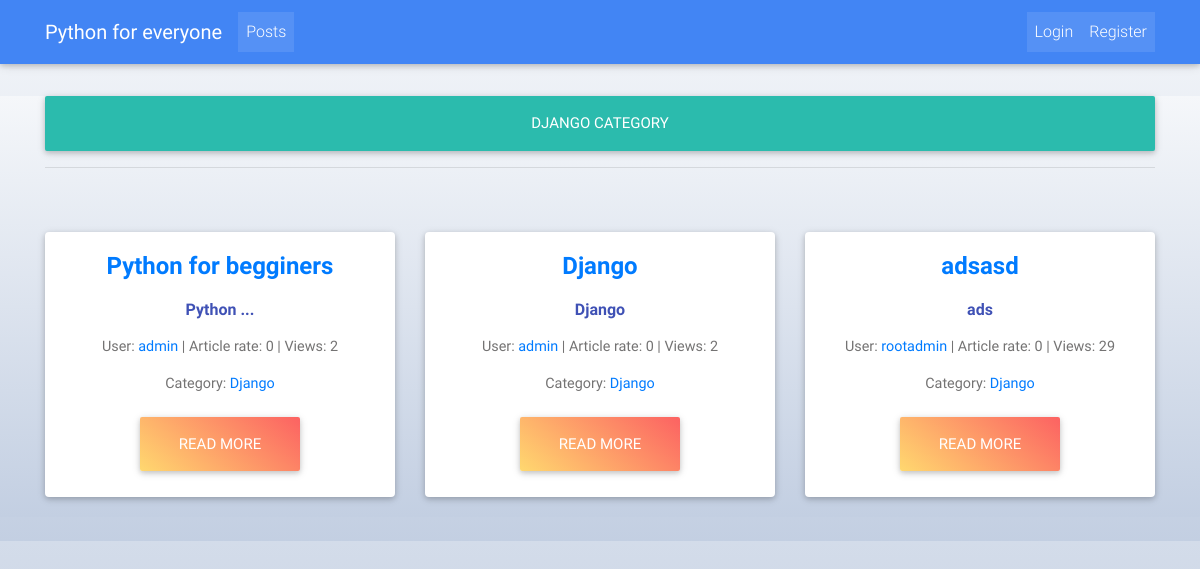
Before: /posts/category/Django/ with the older database file.
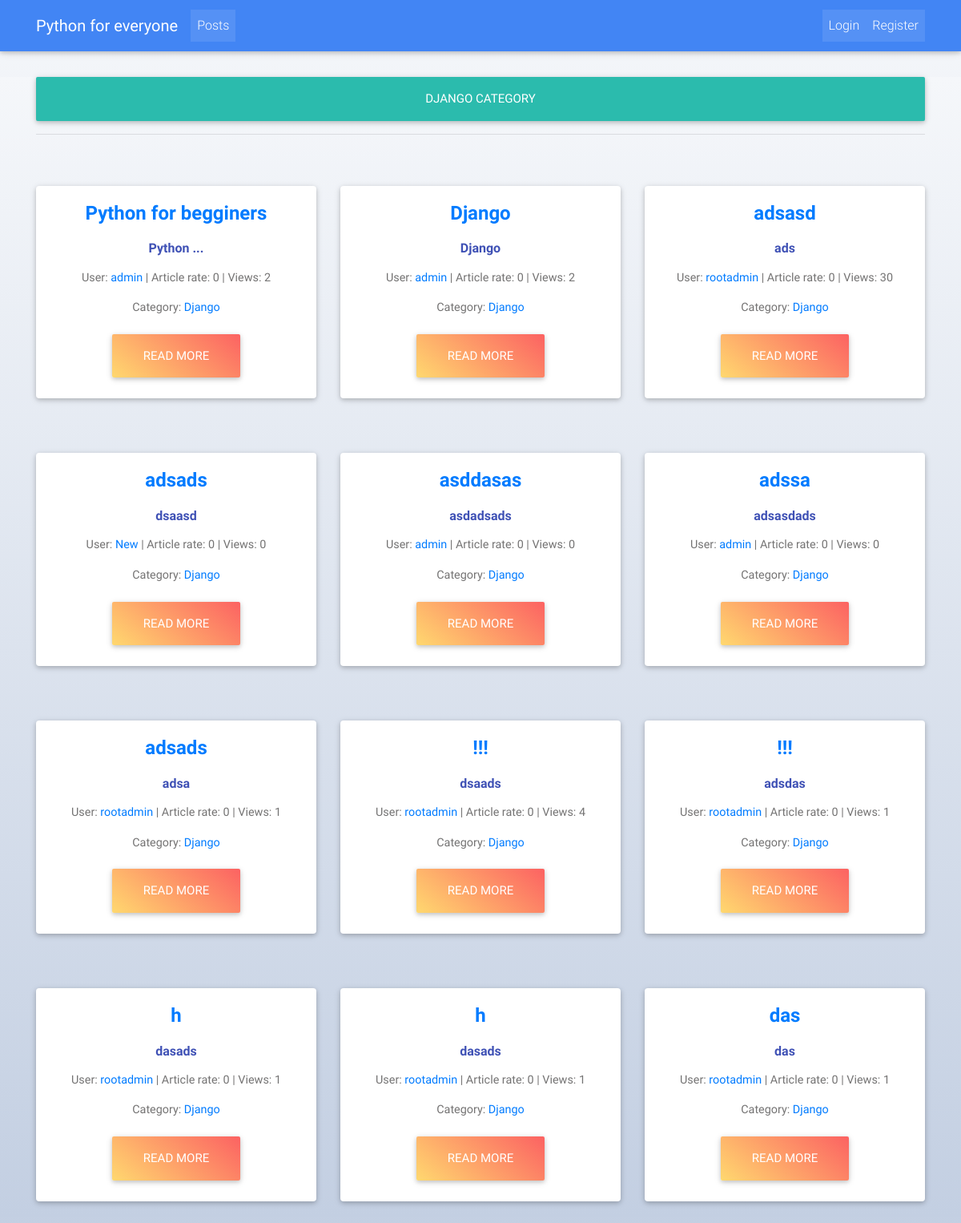
After: the same page with the newer database file.
### post/models.py (models this page shows, shortened)
class Posts(models.Model):
    user = models.ForeignKey(User, on_delete=models.CASCADE)
    title = models.CharField(max_length=50)
    content = models.TextField()
    image = models.ImageField(upload_to='media',
                              null=True,
                              blank=True,
                             )
    rate = models.PositiveSmallIntegerField(default=0)
    views = models.PositiveIntegerField(default=0)
    updated_at = models.DateTimeField(auto_now_add=False, auto_now=True)
    timestamp = models.DateTimeField(auto_now_add=True, auto_now=False)
    category = models.ForeignKey(Category, on_delete=models.CASCADE)
    objects = PostManager()
    likes = GenericRelation(Like)
    def get_user_url(self):
        return reverse("accounts:account", kwargs={"id": self.user_id})
    def get_absolute_url(self):
        return reverse("post:detail_page", kwargs={"id": self.id})

class Category(models.Model):
    name = models.CharField(max_length=50)
    content = models.TextField()
    image = models.ImageField(upload_to='media',
                              null=True,
                              blank=True,
                              )

### post/views.py (the view)
# urls.py: re_path('^category/(?P<slug>[-\w]+)/$', category_detail_view, name='category_detail_view'),
def category_detail_view(request, slug):
    posts = Posts.objects.filter(category__name=slug)
    context = {
        "posts": posts,
        "category": slug
    }
    return render(request, "home/category.html", context)

### templates/home/category.html (shortened to what this page needs)
{% extends "home/base.html" %}
{% block content %}
<br><br>
<div style="background: linear-gradient(#f5f7fa, #c3cfe2);">
    <div class="container">
        <div class="col-xs-10 col-xs-offset-2">
            <div class="row">
                <div class="container">
                <h2 class="btn btn-default btn-lg btn-block">{{ category }} category</h2>
                <hr>
                </div>
                {% if posts %}
                    {% for post in posts %}
                        {% if forloop.counter0|divisibleby:3 %}
                            </div><br><br><div class="row">
                        {% endif %}
                            <div class="col-xs-12 col-sm-6 col-md-4" style="margin-bottom: 20px;">
                                <div class="card card-cascade width_card">
                                  <div class="card-body card-body-cascade text-center">
                                    <h4 class="card-title"><strong><a href="{{ post.get_absolute_url }}">{{ post.title }}</a></strong></h4>
                                    <h6 class="font-weight-bold indigo-text py-2">{{ post.content|truncatechars:20 }}</h6>
                                    <p class="card-text"> User: <a href="{{ post.get_user_url }}">{{ post.user.username }}</a> | Article rate: {{ post.rate }} | Views: {{ post.views }}</p>
                                    <p class="card-text"> Category: <a href="{% url "post:category_detail_view" slug=post.category.name %}">{{ post.category.name }}</a></p>
                                    <a href="{{ post.get_absolute_url }}" class="btn peach-gradient btn-lg ">Read more</a>
                                  </div>
                                </div>
                            </div>
                    {% endfor %}
                {% else %}
                    <h3 class="alert alert-info text-center">Ops, we haven't posts with this category</h3>
                {% endif %}
            </div>
        </div>
        </div>
    </div>
{% endblock %}

### templates/home/base.html (shortened to what this page needs)
{% load staticfiles %}
<!DOCTYPE html>
<html lang="en" class="full-height">
<head>
    <link rel="stylesheet" href="{% static "css/bootstrap.min.css" %}">
    <link rel="stylesheet" href="https://maxcdn.bootstrapcdn.com/font-awesome/4.7.0/css/font-awesome.min.css">
    <link rel="stylesheet" href="{% static "css/compiled.min.css" %}">
    <link rel="stylesheet" href="{% static "css/style.css" %}">
    <link rel="stylesheet" href="{% static "css/custom_style.css" %}">
</head>
<body style="background: linear-gradient(#f5f7fa, #c3cfe2);">
<nav class="navbar navbar-expand-lg navbar-dark primary-color fixed-top scrolling-navbar">
    <div class="container">
      <a class="navbar-brand" href="{% url "start:home" %}">
        <strong>Python for everyone</strong>
      </a>
      <div class="collapse navbar-collapse" id="navbarSupportedContent-7">
        <ul class="navbar-nav mr-auto">
          <li class="nav-item active">
            <a class="nav-link" href="{% url "post:home_page" %}">Posts
            </a>
          </li>
        </ul>
          <ul class="navbar-nav nav-flex-icons">
              {% if request.user.is_authenticated %}
                  <li class="nav-item dropdown">
                    <a class="nav-link dropdown-toggle" id="navbarDropdownMenuLink" data-toggle="dropdown" aria-haspopup="true" aria-expanded="false">You: {{ request.user.username }}</a>
                    <div class="dropdown-menu dropdown-primary" aria-labelledby="navbarDropdownMenuLink">
                        <a class="dropdown-item" href="{% url "accounts:account" id=request.user.id %}">My account</a>
                        <a class="dropdown-item" href="{% url "accounts:account_change_profile" %}">Edit account</a>
                        <a class="dropdown-item" href="{% url "accounts:change_password" %}">Change password</a>
                        <a class="dropdown-item" href="{% url "logout_view" %}">Logout</a>
                    </div>
                  </li>
              {% else %}
                  <ul class="navbar-nav mr-auto">
                      <li class="nav-item active">
                        <a class="nav-link" href="{% url "login_view" %}">Login</a>
                      </li>
                      <li class="nav-item active">
                        <a class="nav-link" href="{% url "register_view" %}">Register</a>
                      </li>
                    </ul>
              {% endif %}
          </ul>
      </div>
    </div>
  </nav>
<div style="background: linear-gradient(#f5f7fa, #c3cfe2);">
    <br><br>
    {% block content %}
    {% endblock %}
    <br>
</div>
</body>
</html>

### static/css/custom_style.css (style rules this page uses)
.navbar { background-color: transparent; }

Changed rows visible on the page:
changed Posts "adsasd": views "29" → "30"
added Posts: title "adsads", content "dsaasd", user.username "New", rate "0", views "0", category.name "Django"
added Posts: title "asddasas", content "asdadsads", user.username "admin", rate "0", views "0", category.name "Django"
added Posts: title "adssa", content "adsasdads", user.username "admin", rate "0", views "0", category.name "Django"
added Posts: title "adsads", content "adsa", user.username "rootadmin", rate "0", views "1", category.name "Django"
added Posts: title "!!!", content "dsaads", user.username "rootadmin", rate "0", views "4", category.name "Django"
added Posts: title "!!!", content "adsdas", user.username "rootadmin", rate "0", views "1", category.name "Django"
added Posts: title "h", content "dasads", user.username "rootadmin", rate "0", views "1", category.name "Django"
added Posts: title "h", content "dasads", user.username "rootadmin", rate "0", views "1", category.name "Django"
added Posts: title "das", content "das", user.username "rootadmin", rate "0", views "1", category.name "Django"
